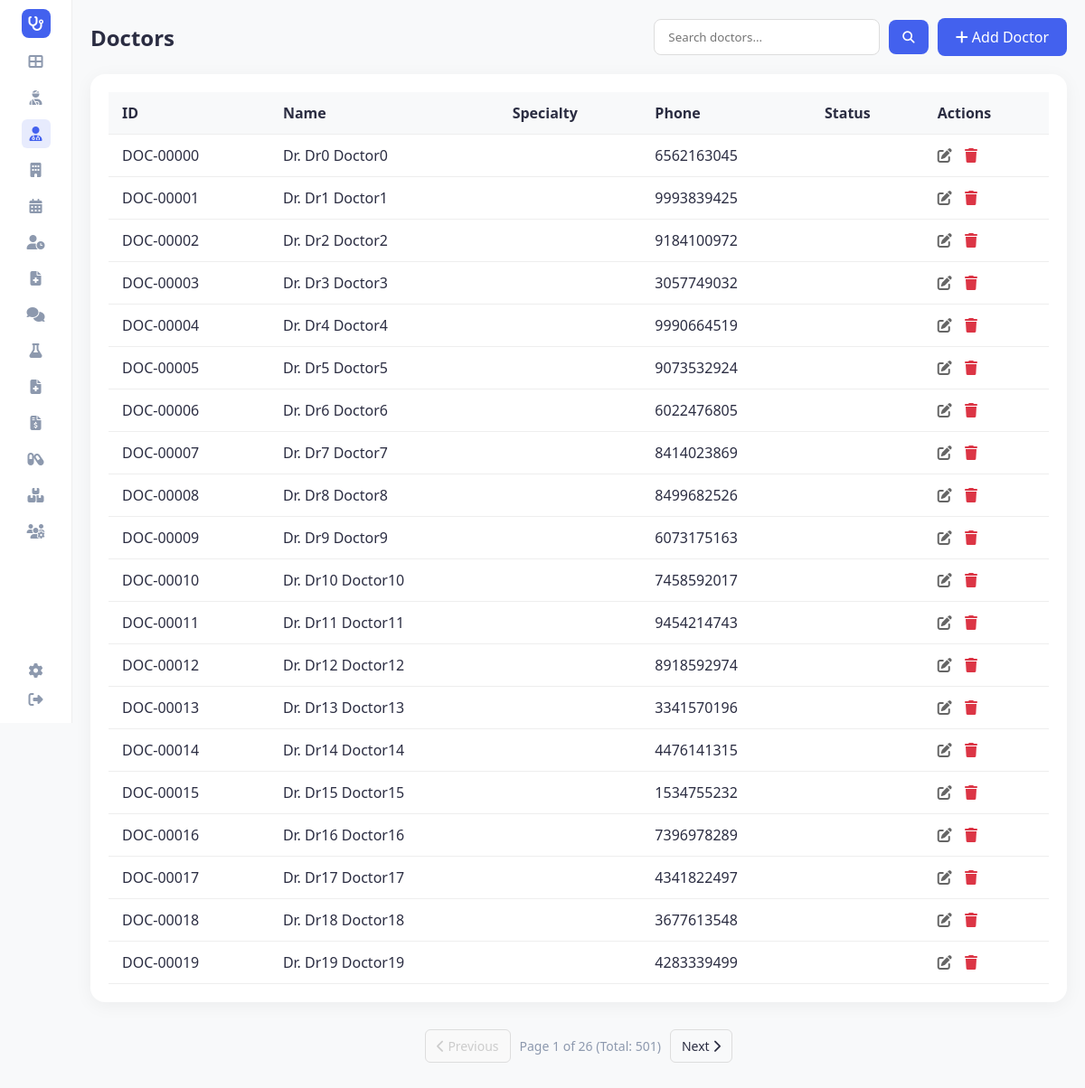
The app's page /doctors (signed in) with its own data.
### tables this page shows
CREATE TABLE doctors (
                doctor_id TEXT PRIMARY KEY,
                first_name TEXT,
                last_name TEXT,
                specialty TEXT,
                phone TEXT,
                email TEXT,
                schedule TEXT,
                status TEXT
            );

### app.py (the view)
@app.route('/doctors')
def doctors():
    search_term = request.args.get('search', '').lower()
    page = request.args.get('page', 1, type=int)
    per_page = 20
    if search_term:
        all_results = hms.search_doctors(search_term)
        total_count = len(all_results)
        doctors_slice, total_pages = paginate_list(all_results, page, per_page)
    else:
        conn = hms.db.get_connection()
        cursor = conn.cursor()
        cursor.execute("SELECT COUNT(*) FROM doctors")
        total_count = cursor.fetchone()[0]
        cursor.execute("SELECT * FROM doctors LIMIT ? OFFSET ?", (per_page, (page-1)*per_page))
        rows = cursor.fetchall()
        doctors_slice = [hms.db._row_to_obj(Doctor, row) for row in rows]
        conn.close()
        total_pages = math.ceil(total_count / per_page)
    return render_template('doctors.html',
                           doctors=doctors_slice,
                           active_page='doctors',
                           search_term=search_term,
                           page=page,
                           total_pages=total_pages,
                           total_count=total_count)

### app.py (called while the page is built)
@app.before_request
def require_login():
    allowed_routes = ['login', 'register', 'static']
    if request.endpoint not in allowed_routes and 'user_id' not in session:
        return redirect(url_for('login'))

@app.context_processor
def inject_user():
    username = session.get('username')
    role = session.get('role')
    unread = 0
    if username:
        unread = hms.get_unread_count(username, role)
    return dict(current_user=username, current_role=role, unread_messages_count=unread, hms=hms)

### database/db_manager.py (called while the page is built)
    def get_connection(self):
        conn = sqlite3.connect(self.db_file)
        conn.row_factory = sqlite3.Row
        return conn

    def _row_to_obj(self, cls: Type[T], row: sqlite3.Row) -> T:
        d = dict(row)
        for field in fields(cls):
            if field.type in (dict, Dict[str, Any], list, List[Any]) and d.get(field.name):
                try:
                    d[field.name] = json.loads(d[field.name])
                except:
                    pass
            elif field.type == bool and field.name in d:
                d[field.name] = bool(d[field.name])
        allowed = {f.name for f in fields(cls)}
        filtered = {k: v for k, v in d.items() if k in allowed}
        return cls(**filtered)

### main.py (called while the page is built)
    def get_unread_count(self, user_id: str, role: str) -> int:
        conn = self.db.get_connection()
        cursor = conn.cursor()
        cursor.execute("""
            SELECT COUNT(*) FROM messages
            WHERE is_read = 0 AND (recipient_id = ? OR recipient_id = ? OR recipient_id = 'all')
        """, (user_id, role))
        count = cursor.fetchone()[0]
        conn.close()
        return count

### templates/doctors.html (shortened to what this page needs)
<!DOCTYPE html>
<html lang="en">
<head>
    <link rel="stylesheet" href="{{ url_for('static', filename='style.css') }}">
    <link rel="stylesheet" href="https://cdnjs.cloudflare.com/ajax/libs/font-awesome/6.4.0/css/all.min.css">
</head>
<body>
    <div class="container">
        {% include 'sidebar.html' %}
        <main class="main-content">
            <div class="header-actions">
                <h2>Doctors</h2>
                <div style="display: flex; gap: 10px;">
                    <form action="{{ url_for('doctors') }}" method="get" class="search-form" style="display: flex; align-items: center; gap: 10px;">
                        <input type="text" name="search" placeholder="Search doctors..." value="{{ search_term if search_term else '' }}" style="padding: 10px 15px; border: 1px solid #ddd; border-radius: 8px; outline: none; width: 250px;">
                        <button type="submit" style="background-color: #4361ee; color: white; border: none; padding: 10px 15px; border-radius: 8px; cursor: pointer;"><i class="fas fa-search"></i></button>
                    </form>
                    <a href="{{ url_for('add_doctor') }}" class="btn-add"><i class="fas fa-plus"></i> Add Doctor</a>
                </div>
            </div>
            <div class="table-container">
                <table>
                    <thead>
                        <tr>
                            <th>ID</th>
                            <th>Name</th>
                            <th>Specialty</th>
                            <th>Phone</th>
                            <th>Status</th>
                            <th>Actions</th>
                        </tr>
                    </thead>
                    <tbody>
                        {% for doctor in doctors %}
                        <tr>
                            <td>{{ doctor.doctor_id }}</td>
                            <td>Dr. {{ doctor.first_name }} {{ doctor.last_name }}</td>
                            <td>{{ doctor.specialty }}</td>
                            <td>{{ doctor.phone }}</td>
                            <td>
                                <span class="status-badge status-{{ doctor.status|lower }}">{{ doctor.status }}</span>
                            </td>
                            <td class="actions">
                                <a href="{{ url_for('edit_doctor', doctor_id=doctor.doctor_id) }}" title="Edit"><i class="fas fa-edit"></i></a>
                                <a href="{{ url_for('delete_doctor', doctor_id=doctor.doctor_id) }}" class="delete" title="Delete" onclick="return confirm('Are you sure you want to delete this doctor?')"><i class="fas fa-trash"></i></a>
                            </td>
                        </tr>
                        {% endfor %}
                    </tbody>
                </table>
            </div>
            {% if total_pages > 1 %}
            <div class="pagination">
                <a href="{{ url_for('doctors', page=page-1, search=search_term) }}" class="pagination-btn {{ 'disabled' if page == 1 else '' }}">
                    <i class="fas fa-chevron-left"></i> Previous
                </a>
                <div class="pagination-info">
                    Page {{ page }} of {{ total_pages }} (Total: {{ total_count }})
                </div>
                <a href="{{ url_for('doctors', page=page+1, search=search_term) }}" class="pagination-btn {{ 'disabled' if page == total_pages else '' }}">
                    Next <i class="fas fa-chevron-right"></i>
                </a>
            </div>
            {% endif %}
        </main>
    </div>
</body>
</html>

### static/style.css (style rules this page uses)
:root { --primary-color: #4361ee; --secondary-color: #3f37c9; --success-color: #4cc9f0; --warning-color: #f72585; --text-dark: #2b2d42; --text-light: #8d99ae; --bg-light: #f8f9fa; --white: #ffffff; --sidebar-width: 80px; --border-radius: 16px; --shadow: 0 4px 20px rgba(0, 0, 0, 0.05); }
* { margin: 0; padding: 0; box-sizing: border-box; font-family: 'Segoe UI', Tahoma, Geneva, Verdana, sans-serif; }
body { background-color: var(--bg-light); color: var(--text-dark); min-height: 100vh; margin: 0; }
.container { display: flex !important; min-height: 100vh !important; height: auto !important; overflow: visible !important; }
.main-content { flex: 1 !important; padding: 20px !important; display: flex; flex-direction: column; min-width: 0; }
.pagination { display: flex; justify-content: center; align-items: center; gap: 10px; margin-top: 20px; padding: 10px; }
.pagination-btn { padding: 8px 12px; border: 1px solid #ddd; border-radius: 6px; text-decoration: none; color: var(--text-dark); transition: all 0.2s; font-size: 14px; }
.pagination-btn.disabled { color: #ccc; pointer-events: none; background-color: #f9f9f9; }
.pagination-info { font-size: 14px; color: var(--text-light); }

### templates/doctors.html (style rules this page uses)
.table-container { background-color: white; padding: 20px; border-radius: 16px; box-shadow: 0 4px 20px rgba(0, 0, 0, 0.05); }
.header-actions { display: flex; justify-content: space-between; align-items: center; margin-bottom: 20px; }
.btn-add { background-color: #4361ee; color: white; padding: 10px 20px; text-decoration: none; border-radius: 8px; font-weight: 500; }
table { width: 100%; border-collapse: collapse; }
th, td { padding: 12px 15px; text-align: left; border-bottom: 1px solid #eee; }
th { background-color: #f8f9fa; font-weight: 600; }
.actions a { margin-right: 10px; color: #666; text-decoration: none; }
.actions a.delete { color: #dc3545; }
.status-badge { padding: 4px 8px; border-radius: 4px; font-size: 12px; font-weight: 600; }

### records on screen
doctors: doctor_id "DOC-00000", first_name "Dr0", last_name "Doctor0", phone "6562163045"
doctors: doctor_id "DOC-00001", first_name "Dr1", last_name "Doctor1", phone "9993839425"
doctors: doctor_id "DOC-00002", first_name "Dr2", last_name "Doctor2", phone "9184100972"
doctors: doctor_id "DOC-00003", first_name "Dr3", last_name "Doctor3", phone "3057749032"
doctors: doctor_id "DOC-00004", first_name "Dr4", last_name "Doctor4", phone "9990664519"
doctors: doctor_id "DOC-00005", first_name "Dr5", last_name "Doctor5", phone "9073532924"
doctors: doctor_id "DOC-00006", first_name "Dr6", last_name "Doctor6", phone "6022476805"
doctors: doctor_id "DOC-00007", first_name "Dr7", last_name "Doctor7", phone "8414023869"
doctors: doctor_id "DOC-00008", first_name "Dr8", last_name "Doctor8", phone "8499682526"
doctors: doctor_id "DOC-00009", first_name "Dr9", last_name "Doctor9", phone "6073175163"
doctors: doctor_id "DOC-00010", first_name "Dr10", last_name "Doctor10", phone "7458592017"
doctors: doctor_id "DOC-00011", first_name "Dr11", last_name "Doctor11", phone "9454214743"
doctors: doctor_id "DOC-00012", first_name "Dr12", last_name "Doctor12", phone "8918592974"
doctors: doctor_id "DOC-00013", first_name "Dr13", last_name "Doctor13", phone "3341570196"
doctors: doctor_id "DOC-00014", first_name "Dr14", last_name "Doctor14", phone "4476141315"
doctors: doctor_id "DOC-00015", first_name "Dr15", last_name "Doctor15", phone "1534755232"
doctors: doctor_id "DOC-00016", first_name "Dr16", last_name "Doctor16", phone "7396978289"
doctors: doctor_id "DOC-00017", first_name "Dr17", last_name "Doctor17", phone "4341822497"
doctors: doctor_id "DOC-00018", first_name "Dr18", last_name "Doctor18", phone "3677613548"
doctors: doctor_id "DOC-00019", first_name "Dr19", last_name "Doctor19", phone "4283339499"

### other values on screen
{{ page }} "1"
{{ total_pages }} "26"
{{ total_count }} "501"
